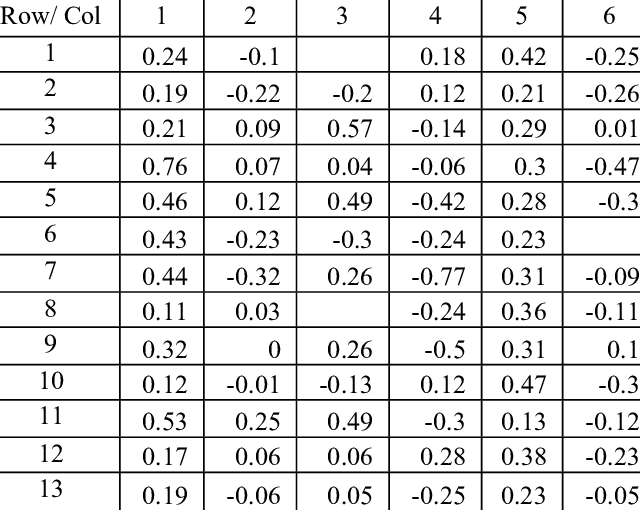
#> input picture testgrid.png, 640 x 510 px
$ python grid_creation.py
#> lines starting #> are read from the running program, lines starting #| are printed output that depends on the picture; after the words box and inside, x2 and y2 are one past the last pixel; in counts of white or black regions, pixels touching at a corner belong together
import cv2
import numpy as np
import pytesseract
from PIL import Image

# Load image
img = cv2.imread("testgrid.png")
#> img is the input picture: shape (510, 640, 3); min 0, max 255, mean 227.3

# Add black border
border_size = 2
border_color = [0, 0, 0]  # Black color
img_with_border = cv2.copyMakeBorder(
    img,
    border_size,
    border_size,
    border_size,
    border_size,
    cv2.BORDER_CONSTANT,
    None,
    border_color,
)
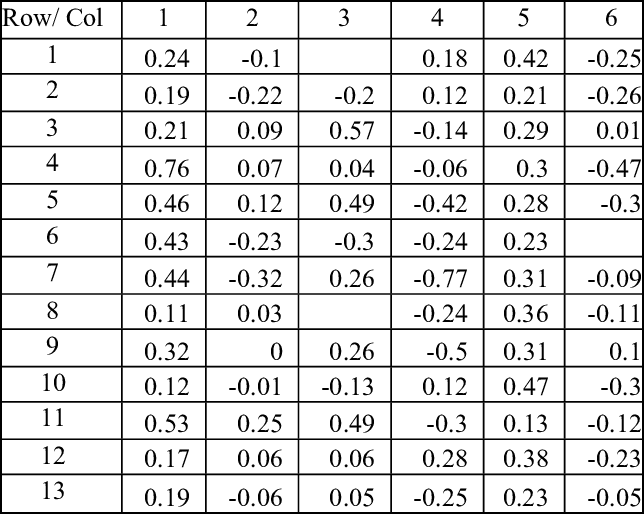
#> img_with_border: shape (514, 644, 3); min 0, max 255, mean 224.1

# Save the image with border
cv2.imwrite("testgrid_border.png", img_with_border)

# Convert image to grayscale
gray = cv2.cvtColor(img_with_border, cv2.COLOR_BGR2GRAY)

# Perform Canny edge detection
edges = cv2.Canny(gray, 50, 150, apertureSize=3)
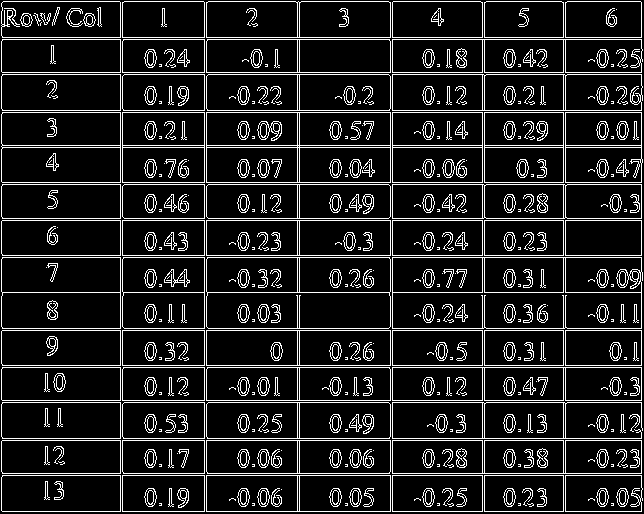
#> edges: shape (514, 644); 12.5% white in thin lines or dots

# Perform Hough Line Transform (parameters are threshold, rho resolution, and theta resolution)
lines = cv2.HoughLines(edges, 1, np.pi / 180, 200)
#> lines = 41 rows, first 8: [37, 1.57], [72, 1.57], [112, 1.57], [145, 1.57], [147, 1.57], [182, 1.57], [220, 1.57], [255, 1.57]

# Draw lines on the image
for rho, theta in lines[:, 0]:
    a = np.cos(theta)
    b = np.sin(theta)
    x0 = a * rho
    y0 = b * rho
    x1 = int(x0 + 1000 * (-b))
    y1 = int(y0 + 1000 * (a))
    x2 = int(x0 - 1000 * (-b))
    y2 = int(y0 - 1000 * (a))

    cv2.line(img_with_border, (x1, y1), (x2, y2), (0, 0, 255), 2)
#> this loop made 41 passes
#> (rho, theta, a, b, x0, y0, x1, y1) on passes 1 to 12: (37, 1.57, -4.37e-08, 1, -1.62e-06, 37, -1000, 36), (72, 1.57, -4.37e-08, 1, -3.15e-06, 72, -1000, 71), (112, 1.57, -4.37e-08, 1, -4.9e-06, 112, -1000, 111), (145, 1.57, -4.37e-08, 1, -6.34e-06, 145, -1000, 144), (147, 1.57, -4.37e-08, 1, -6.43e-06, 147, -1000, 146), (182, 1.57, -4.37e-08, 1, -7.96e-06, 182, -1000, 181), (220, 1.57, -4.37e-08, 1, -9.62e-06, 220, -1000, 219), (255, 1.57, -4.37e-08, 1, -1.11e-05, 255, -1000, 254), (330, 1.57, -4.37e-08, 1, -1.44e-05, 330, -1000, 329), (365, 1.57, -4.37e-08, 1, -1.6e-05, 365, -1000, 364), (400, 1.57, -4.37e-08, 1, -1.75e-05, 400, -1000, 399), (440, 1.57, -4.37e-08, 1, -1.92e-05, 440, -1000, 439)
#> (rho, theta, b, x0, y0, x1, y1, x2) on pass 27: (1, 1.57, 1, -4.37e-08, 1, -1000, 0, 999)
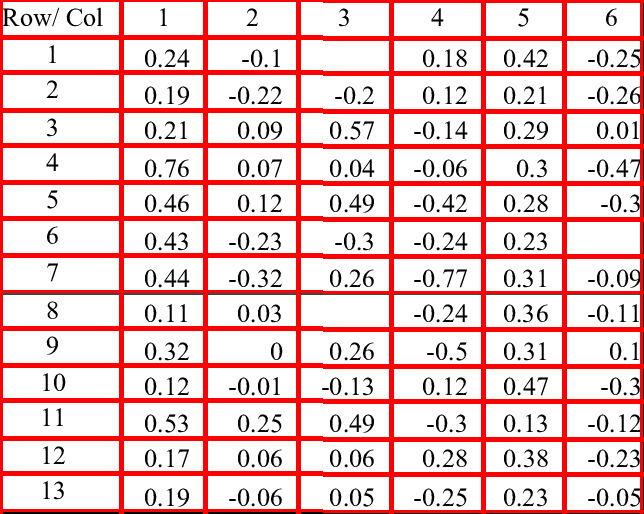
#> img_with_border: shape (514, 644, 3); 18.17% of pixels changed, all inside (x1, y1, x2, y2) = (0, 0, 644, 514)

# Save the image with lines
cv2.imwrite("testgrid_lines.png", img_with_border)

# Separate lines into horizontal and vertical
horizontal_lines = []
vertical_lines = []
for rho, theta in lines[:, 0]:
    a = np.cos(theta)
    b = np.sin(theta)
    x0 = a * rho
    y0 = b * rho
    if b > 0.5:  # horizontal line
        horizontal_lines.append((rho, theta, x0, y0))
    else:  # vertical line
        vertical_lines.append((rho, theta, x0, y0))
#> this loop made 41 passes
#> (rho, theta, a, b, x0, y0) on passes 1 to 12: (37, 1.57, -4.37e-08, 1, -1.62e-06, 37), (72, 1.57, -4.37e-08, 1, -3.15e-06, 72), (112, 1.57, -4.37e-08, 1, -4.9e-06, 112), (145, 1.57, -4.37e-08, 1, -6.34e-06, 145), (147, 1.57, -4.37e-08, 1, -6.43e-06, 147), (182, 1.57, -4.37e-08, 1, -7.96e-06, 182), (220, 1.57, -4.37e-08, 1, -9.62e-06, 220), (255, 1.57, -4.37e-08, 1, -1.11e-05, 255), (330, 1.57, -4.37e-08, 1, -1.44e-05, 330), (365, 1.57, -4.37e-08, 1, -1.6e-05, 365), (400, 1.57, -4.37e-08, 1, -1.75e-05, 400), (440, 1.57, -4.37e-08, 1, -1.92e-05, 440)
#> (rho, theta, b, x0, y0) on pass 27: (1, 1.57, 1, -4.37e-08, 1)
#> after the loop, horizontal_lines = 27 items, first 6: (37, 1.57, -1.62e-06, 37), (72, 1.57, -3.15e-06, 72), (112, 1.57, -4.9e-06, 112), (145, 1.57, -6.34e-06, 145), (147, 1.57, -6.43e-06, 147), (182, 1.57, -7.96e-06, 182); vertical_lines = [(120, 0, 120, 0), (204, 0, 204, 0), (392, 0, 392, 0), (297, 0, 297, 0), (299, 0, 299, 0), (482, 0, 482, 0), (563, 0, 563, 0), (484, 0, 484, 0), (565, 0, 565, 0), (122, 0, 122, 0), (206, 0, 206, 0), (390, 0, 390, 0), (641, 0, 641, 0), (1, 0, 1, 0)]


# Sort lines and merge close lines
def merge_lines(lines, threshold):
#> called with threshold = 20
    if not lines:
        return []
    lines.sort()  # sort by rho
    merged_lines = [lines[0]]
#> merged_lines = [(1, 1.57, -4.37e-08, 1)]
    for current_line in lines[1:]:
        last_line = merged_lines[-1]
        if abs(current_line[0] - last_line[0]) < threshold:  # close lines
            merged_lines[-1] = (
                (last_line[0] + current_line[0]) / 2,
                (last_line[1] + current_line[1]) / 2,
                (last_line[2] + current_line[2]) / 2,
                (last_line[3] + current_line[3]) / 2,
            )  # average
        else:
            merged_lines.append(current_line)
#> this loop made 26 passes
#> (current_line, last_line) on passes 1 to 12: ((37, 1.57, -1.62e-06, 37), (1, 1.57, -4.37e-08, 1)), ((39, 1.57, -1.7e-06, 39), (37, 1.57, -1.62e-06, 37)), ((72, 1.57, -3.15e-06, 72), (38, 1.57, -1.66e-06, 38)), ((74, 1.57, -3.23e-06, 74), (72, 1.57, -3.15e-06, 72)), ((110, 1.57, -4.81e-06, 110), (73, 1.57, -3.19e-06, 73)), ((112, 1.57, -4.9e-06, 112), (110, 1.57, -4.81e-06, 110)), ((145, 1.57, -6.34e-06, 145), (111, 1.57, -4.85e-06, 111)), ((147, 1.57, -6.43e-06, 147), (145, 1.57, -6.34e-06, 145)), ((182, 1.57, -7.96e-06, 182), (146, 1.57, -6.38e-06, 146)), ((184, 1.57, -8.04e-06, 184), (182, 1.57, -7.96e-06, 182)), ((218, 1.57, -9.53e-06, 218), (183, 1.57, -8e-06, 183)), ((220, 1.57, -9.62e-06, 220), (218, 1.57, -9.53e-06, 218))
#> after the loop, merged_lines = 15 items, first 6: (1, 1.57, -4.37e-08, 1), (38, 1.57, -1.66e-06, 38), (73, 1.57, -3.19e-06, 73), (111, 1.57, -4.85e-06, 111), (146, 1.57, -6.38e-06, 146), (183, 1.57, -8e-06, 183)
    return merged_lines


horizontal_lines = merge_lines(horizontal_lines, threshold=20)
#> horizontal_lines has the same summary as merged_lines in merge_lines
vertical_lines = merge_lines(vertical_lines, threshold=20)
#> the loop in merge_lines (call 2), `for current_line in lines[1:]:` made 13 passes
#> (current_line, last_line) on passes 1 to 12: ((120, 0, 120, 0), (1, 0, 1, 0)), ((122, 0, 122, 0), (120, 0, 120, 0)), ((204, 0, 204, 0), (121, 0, 121, 0)), ((206, 0, 206, 0), (204, 0, 204, 0)), ((297, 0, 297, 0), (205, 0, 205, 0)), ((299, 0, 299, 0), (297, 0, 297, 0)), ((390, 0, 390, 0), (298, 0, 298, 0)), ((392, 0, 392, 0), (390, 0, 390, 0)), ((482, 0, 482, 0), (391, 0, 391, 0)), ((484, 0, 484, 0), (482, 0, 482, 0)), ((563, 0, 563, 0), (483, 0, 483, 0)), ((565, 0, 565, 0), (563, 0, 563, 0))
#> vertical_lines = [(1, 0, 1, 0), (121, 0, 121, 0), (205, 0, 205, 0), (298, 0, 298, 0), (391, 0, 391, 0), (483, 0, 483, 0), (564, 0, 564, 0), (641, 0, 641, 0)]

# Draw merged lines
img_with_merged_lines = img_with_border.copy()
for lines in [horizontal_lines, vertical_lines]:
    for rho, theta, x0, y0 in lines:
        a = np.cos(theta)
        b = np.sin(theta)
        x1 = int(x0 + 1000 * (-b))
        y1 = int(y0 + 1000 * (a))
        x2 = int(x0 - 1000 * (-b))
        y2 = int(y0 - 1000 * (a))
        cv2.line(img_with_merged_lines, (x1, y1), (x2, y2), (0, 0, 255), 2)
#> this loop made 2 passes

# Save the image with merged lines
cv2.imwrite("testgrid_merged_lines.png", img_with_merged_lines)

print(len(horizontal_lines), len(vertical_lines))
#| 15 8


num_cells = (len(horizontal_lines) - 1) * (len(vertical_lines) - 1)
#> num_cells = 98
print(num_cells)
#| 98
